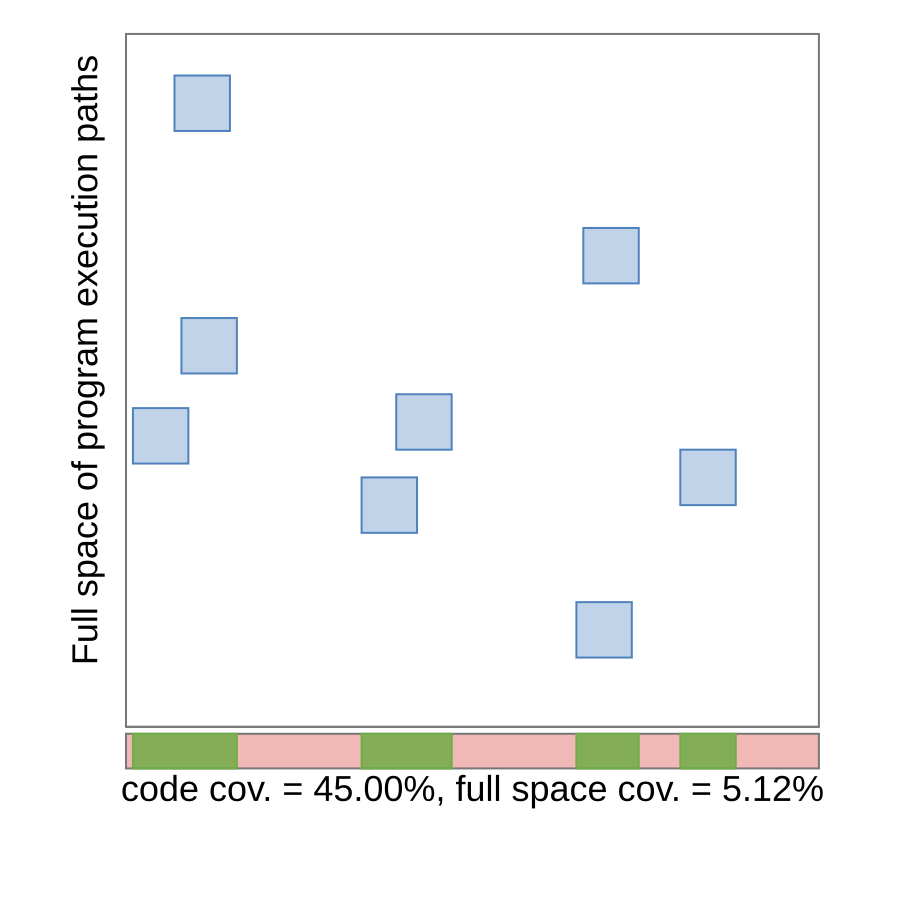

Reproduce this figure in gnuplot.
set terminal svg size 900,900 dynamic enhanced font "Arial,36"
set output "/home/runner/work/coverage-talk/coverage-talk/target/generated-slides/images/coverage-05.svg"

unset key
unset border
unset xtics
unset ytics

set xrange [0:1]
set yrange [-0.12:1.01]
set size ratio -1

set lmargin at screen 0.14
set rmargin at screen 0.98
set bmargin at screen 0.1
set tmargin at screen 0.97

set style fill solid 0.35 noborder

# Main square frame
set object 1 rect from 0,0 to 1,1 fs empty border rgb "#777777" lw 2

# Patches
set object 2 rect at 0.12,0.55 size 0.08,0.08 fc rgb "#4F81BD" fs solid 0.35 border rgb "#4F81BD" lw 2
set object 3 rect at 0.38,0.32 size 0.08,0.08 fc rgb "#4F81BD" fs solid 0.35 border rgb "#4F81BD" lw 2
set object 4 rect at 0.43,0.44 size 0.08,0.08 fc rgb "#4F81BD" fs solid 0.35 border rgb "#4F81BD" lw 2
set object 5 rect at 0.84,0.36 size 0.08,0.08 fc rgb "#4F81BD" fs solid 0.35 border rgb "#4F81BD" lw 2
set object 6 rect at 0.11,0.9 size 0.08,0.08 fc rgb "#4F81BD" fs solid 0.35 border rgb "#4F81BD" lw 2
set object 7 rect at 0.05,0.42 size 0.08,0.08 fc rgb "#4F81BD" fs solid 0.35 border rgb "#4F81BD" lw 2
set object 8 rect at 0.7,0.68 size 0.08,0.08 fc rgb "#4F81BD" fs solid 0.35 border rgb "#4F81BD" lw 2
set object 9 rect at 0.69,0.14 size 0.08,0.08 fc rgb "#4F81BD" fs solid 0.35 border rgb "#4F81BD" lw 2

# Axes of the main space
set arrow 1 from 0,0 to 1,0 nohead lw 2 lc rgb "#777777"
set arrow 2 from 0,0 to 0,1 nohead lw 2 lc rgb "#777777"

# Projection bar directly under X axis
set object 10 rect from 0,-0.06 to 1,-0.01 fc rgb "#F2B8B5" fs solid 1.0 border rgb "#777777" lw 2

# Green projected intervals
set object 11 rect from 0.01,-0.06 to 0.16,-0.01 fc rgb "#70AD47" fs solid 0.85 border rgb "#70AD47" lw 2
set object 12 rect from 0.34,-0.06 to 0.47,-0.01 fc rgb "#70AD47" fs solid 0.85 border rgb "#70AD47" lw 2
set object 13 rect from 0.65,-0.06 to 0.74,-0.01 fc rgb "#70AD47" fs solid 0.85 border rgb "#70AD47" lw 2
set object 14 rect from 0.8,-0.06 to 0.88,-0.01 fc rgb "#70AD47" fs solid 0.85 border rgb "#70AD47" lw 2

# Labels
set label 1 "Full space of program execution paths" at screen 0.095, screen 0.6 rotate by 90 center font ",36"
set label 2 "code cov. = 45.00%, full space cov. = 5.12%" at 0.5,-0.09 center font ",36"

plot 1/0 notitle
